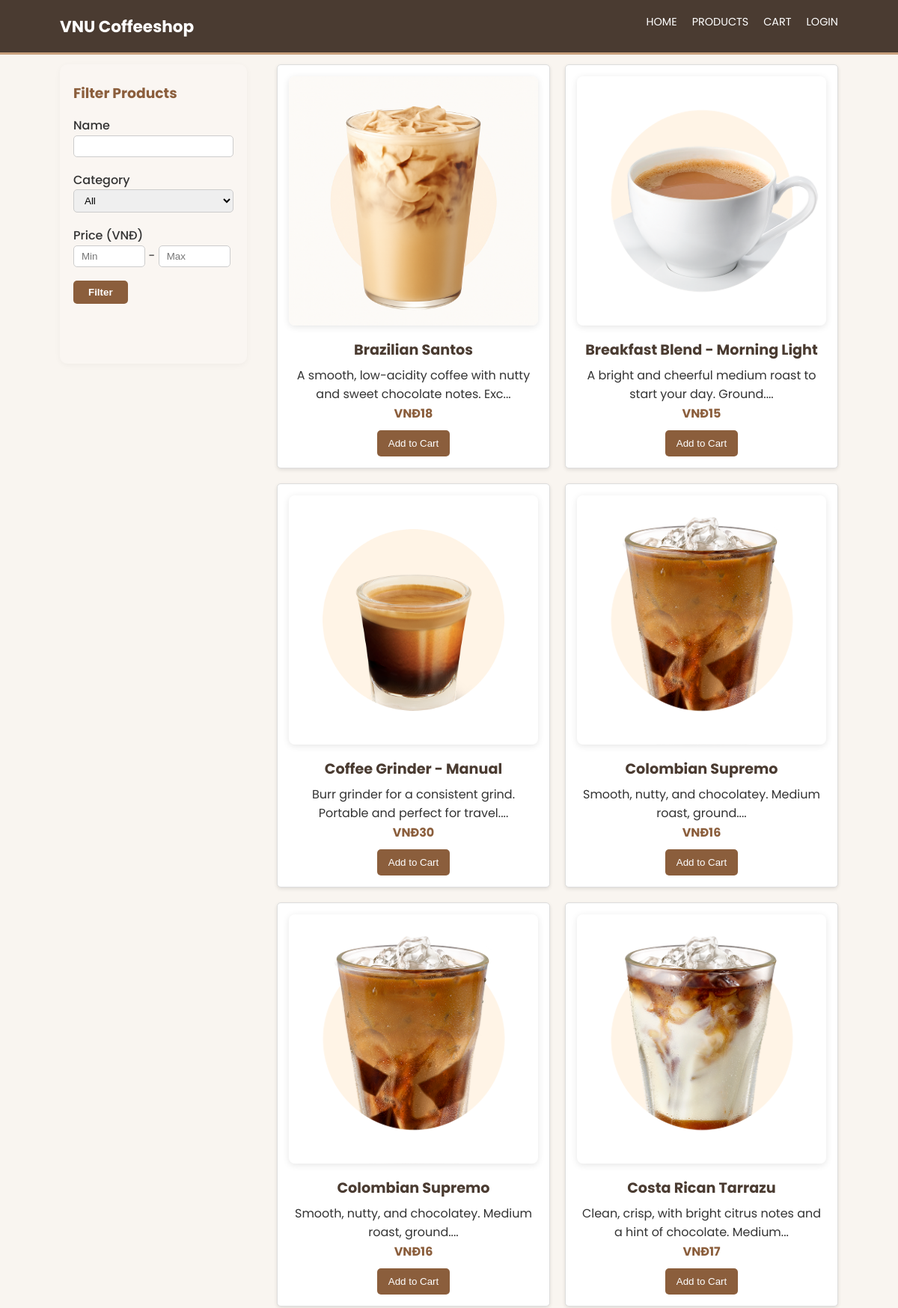
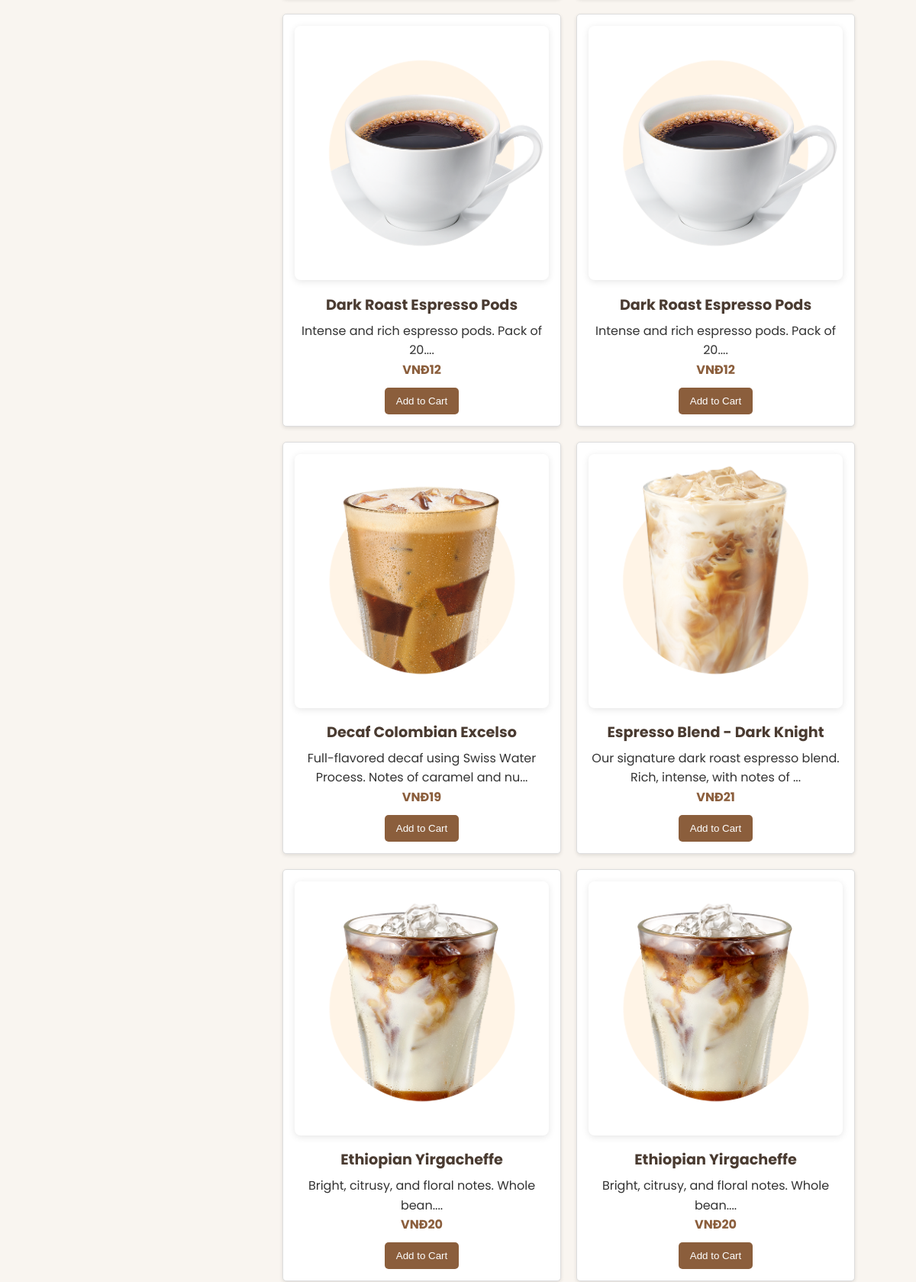
The page /cofevnu/VNUCOFFEE-main/cofe/index.php?page=products (upper part) on the database its author committed (2 pictures, top to bottom).
### tables this page shows
CREATE TABLE `product` (
  `ProductID` int(11) NOT NULL,
  `Name` varchar(100) DEFAULT NULL,
  `Description` varchar(255) DEFAULT NULL,
  `Price` decimal(10,2) DEFAULT NULL,
  `CategoryID` int(11) DEFAULT NULL,
  `StockQuantity` int(11) DEFAULT NULL,
  `ImageURL` varchar(255) DEFAULT NULL
);

### cofevnu/VNUCOFFEE-main/cofe/pages/products.php (the view, shortened to what this page needs)
<?php
$filter_name = isset($_GET['name']) ? $_GET['name'] : '';
$filter_min_price = isset($_GET['min_price']) && $_GET['min_price'] !== '' ? (float)$_GET['min_price'] : null;
$filter_max_price = isset($_GET['max_price']) && $_GET['max_price'] !== '' ? (float)$_GET['max_price'] : null;
$sql = "SELECT ProductID, Name, Price, ImageURL, Description FROM PRODUCT";
$sql .= " ORDER BY Name ASC";
$stmt = $conn->prepare($sql);
if ($stmt === false) {
  echo "<p>Error preparing query: " . $conn->error . "</p>";
} else {
  $stmt->execute();
  $result = $stmt->get_result();
?>
  <h1>Our Coffee Selection</h1>
  <div style="display: flex; gap: 40px; align-items: flex-start;">
    <aside style="width: 250px; background: #faf6f2; border-radius: 10px; padding: 24px 18px; box-shadow: 0 2px 8px rgba(0,0,0,0.04); min-height: 400px;">
      <h3 style="margin-top:0; color:#8b5e3c;">Filter Products</h3>
      <form method="GET" action="index.php">
        <div style="margin-bottom: 18px;">
          <label for="filter-name" style="font-weight:500;">Name</label>
          <input type="text" id="filter-name" name="name" value="<?php echo htmlspecialchars($filter_name); ?>" style="width:100%;padding:6px 10px;border-radius:5px;border:1px solid #ccc;">
        </div>
        <div style="margin-bottom: 18px;">
          <label for="filter-category" style="font-weight:500;">Category</label>
          <select id="filter-category" name="category" style="width:100%;padding:6px 10px;border-radius:5px;border:1px solid #ccc;">
            <option value="">All</option>
          </select>
        </div>
        <div style="margin-bottom: 18px;">
          <label style="font-weight:500;">Price (VNĐ)</label><br>
          <input type="number" name="min_price" placeholder="Min" value="<?php echo htmlspecialchars($filter_min_price); ?>" style="width:45%;padding:6px 10px;border-radius:5px;border:1px solid #ccc;" min="0"> -
          <input type="number" name="max_price" placeholder="Max" value="<?php echo htmlspecialchars($filter_max_price); ?>" style="width:45%;padding:6px 10px;border-radius:5px;border:1px solid #ccc;" min="0">
        </div>
        <button type="submit" style="background:#8b5e3c;color:#fff;padding:8px 20px;border:none;border-radius:5px;font-weight:600;">Filter</button>
      </form>
    </aside>
    <div style="flex:1;">
      <div class="product-grid">
        <?php
        if ($result && $result->num_rows > 0) {
          while ($product = $result->fetch_assoc()) {
            echo '<div class="product-card">';
            echo '<a href="index.php?page=product_detail&id=' . $product['ProductID'] . '">';
            echo '<div class="product-image">';
            echo '<img src="' . htmlspecialchars($product['ImageURL']) . '" alt="' . htmlspecialchars($product['Name']) . '">';
            echo '</div>';
            echo '<h3>' . htmlspecialchars($product['Name']) . '</h3>';
            echo '</a>';
            echo '<p class="description">' . htmlspecialchars(substr($product['Description'], 0, 70)) . '...</p>';
            echo '<p class="price">VNĐ' . number_format($product['Price'], 0) . '</p>';
            echo '<form action="actions/cart_action.php" method="POST">';
            echo '<button type="submit" name="add_to_cart" class="btn">Add to Cart</button>';
            echo '</form>';
            echo '</div>';
          }
        } else {
          echo "<p>No products found matching your filter criteria.</p>";
        }
        ?>
      </div>
    </div>
  </div>
<?php }
?>

### cofevnu/VNUCOFFEE-main/cofe/css/style.css (style rules this page uses)
* { margin: 0; padding: 0; box-sizing: border-box; }
body { font-family: "Poppins", sans-serif; line-height: 1.6; color: #333; background-color: #f9f5f0; min-height: 100vh; display: flex; flex-direction: column; }
h1, h2, h3 { color: #4a3b31; margin-bottom: 15px; }
.product-grid { display: grid; grid-template-columns: repeat(auto-fit, minmax(250px, 1fr)); gap: 20px; }
.product-card { background: #fff; border: 1px solid #ddd; border-radius: 5px; padding: 15px; text-align: center; box-shadow: 0 2px 5px rgba(0, 0, 0, 0.1); }
.product-card img { max-width: 100%; height: 200px; object-fit: cover; margin-bottom: 10px; border-radius: 3px; }
.product-card h3 { font-size: 1.2em; margin-bottom: 5px; }
.product-card .price { font-weight: bold; color: #8b5e3c; margin-bottom: 10px; }
.product-card a { text-decoration: none !important; }
.product-image { flex: 1; max-width: 500px; }
.product-image img { width: 100%; height: auto; border-radius: 8px; box-shadow: 0 2px 10px rgba(0, 0, 0, 0.1); }
.btn { display: inline-block; background: #8b5e3c; color: #fff; padding: 10px 15px; text-decoration: none; border-radius: 5px; border: none; cursor: pointer; transition: background-color 0.3s ease; }

### cofevnu/VNUCOFFEE-main/cofe/pages/products.php (style rules this page uses)
.product-card a { text-decoration: none !important; }

### rows shown on the page
product: ImageURL (picture), Name "Brazilian Santos", Description "A smooth, low-acidity coffee with nutty and sweet chocolate notes. Exc", Price "18"
product: ImageURL (picture), Name "Breakfast Blend - Morning Light", Description "A bright and cheerful medium roast to start your day. Ground.", Price "15"
product: ImageURL (picture), Name "Coffee Grinder - Manual", Description "Burr grinder for a consistent grind. Portable and perfect for travel.", Price "30"
product: ImageURL (picture), Name "Colombian Supremo", Description "Smooth, nutty, and chocolatey. Medium roast, ground.", Price "16"
product: ImageURL (picture), Name "Colombian Supremo", Description "Smooth, nutty, and chocolatey. Medium roast, ground.", Price "16"
product: ImageURL (picture), Name "Costa Rican Tarrazu", Description "Clean, crisp, with bright citrus notes and a hint of chocolate. Medium", Price "17"
product: ImageURL (picture), Name "Dark Roast Espresso Pods", Description "Intense and rich espresso pods. Pack of 20.", Price "12"
product: ImageURL (picture), Name "Dark Roast Espresso Pods", Description "Intense and rich espresso pods. Pack of 20.", Price "12"
product: ImageURL (picture), Name "Decaf Colombian Excelso", Description "Full-flavored decaf using Swiss Water Process. Notes of caramel and nu", Price "19"
product: ImageURL (picture), Name "Espresso Blend - Dark Knight", Description "Our signature dark roast espresso blend. Rich, intense, with notes of", Price "21"
product: ImageURL (picture), Name "Ethiopian Yirgacheffe", Description "Bright, citrusy, and floral notes. Whole bean.", Price "20"
product: ImageURL (picture), Name "Ethiopian Yirgacheffe", Description "Bright, citrusy, and floral notes. Whole bean.", Price "20"
